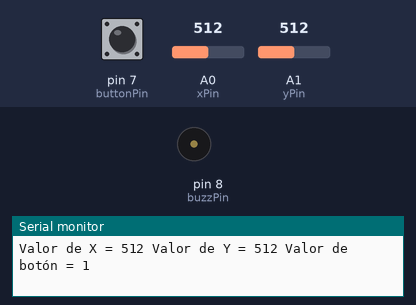
Recording of a sketch running on a simulated Arduino Uno, built with avr-gcc and run on an emulated ATmega328P. Parts: buzzer (waves = sounding, pin HIGH), the last lines printed to the serial monitor. The test bench sets the inputs (shaded band); at power-on: pin 7 (buttonPin) HIGH, A0 (xPin) = 512, A1 (yPin) = 512.

Above: at 1.2 s.
1.3 s: pin 7 (buttonPin) pulled LOW for 0.15 s
At 1.51 s:
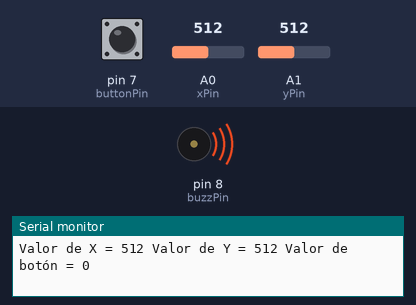
3.1 s: A0 (xPin) set to 106
6.1 s: A0 (xPin) set to 90
9.1 s: pin 7 (buttonPin) pulled LOW for 3.2 s
At 12.7 s:
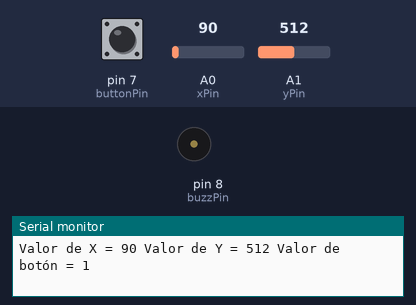
13.9 s: A1 (yPin) set to 105
16.9 s: A1 (yPin) set to 91
Timing chart, 0 to 19.9 s (numbered marks = the images above; inputs shaded):
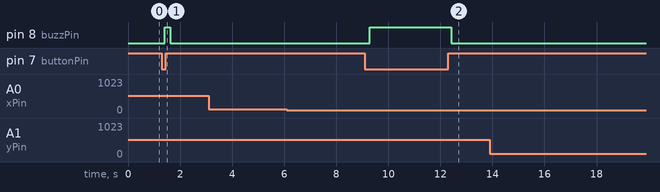

The sketch:

sketch_23_joystick.ino
```cpp
int xPin = A0;
int yPin = A1;
int buttonPin = 7;
int buttonVal;
int buttonOld = 1;
int buzzPin = 8;
int xVal;
int yVal;
int dt = 100;
int buzzState = 0;

void setup() {
  pinMode(xPin, INPUT);
  pinMode(yPin, INPUT);
  pinMode(buttonPin, INPUT);
  digitalWrite(buttonPin, HIGH);
  pinMode(buzzPin, OUTPUT);
  Serial.begin(9600);

}

void loop() {
  digitalWrite(buzzPin, LOW);
  xVal = analogRead(xPin);
  yVal = analogRead(yPin);
  buttonVal = digitalRead(buttonPin);
  Serial.print("Valor de X = ");
  Serial.print(xVal);
  Serial.print(" Valor de Y = ");
  Serial.print(yVal);
  Serial.print(" Valor de botón = ");
  Serial.println(buttonVal);
  delay(dt);

  while (buttonVal == 0){
    digitalWrite(buzzPin, HIGH);
    xVal = analogRead(xPin);
    yVal = analogRead(yPin);
    buttonVal = digitalRead(buttonPin);
    Serial.print("Valor de X = ");
    Serial.print(xVal);
    Serial.print(" Valor de Y = ");
    Serial.print(yVal);
    Serial.print(" Valor de botón = ");
    Serial.println(buttonVal);
    delay(dt);
  }

  /*if(buttonVal == 0 && buttonOld == 1){
   if (buzzState == 0){
     digitalWrite(buzzPin, 1);
     buzzState = 1;
    } else {
      digitalWrite(buzzPin, 0);
      buzzState = 0;
    }
  }
    buttonOld = buttonVal;*/

}
```

Measured:
- after the input at 1.3 s, pin 8 (buzzPin): LOW → HIGH after 0.11 s, → LOW 0.20 s later
- after the input at 9.1 s, pin 8 (buzzPin): LOW → HIGH after 0.19 s, → LOW 3.1 s later
